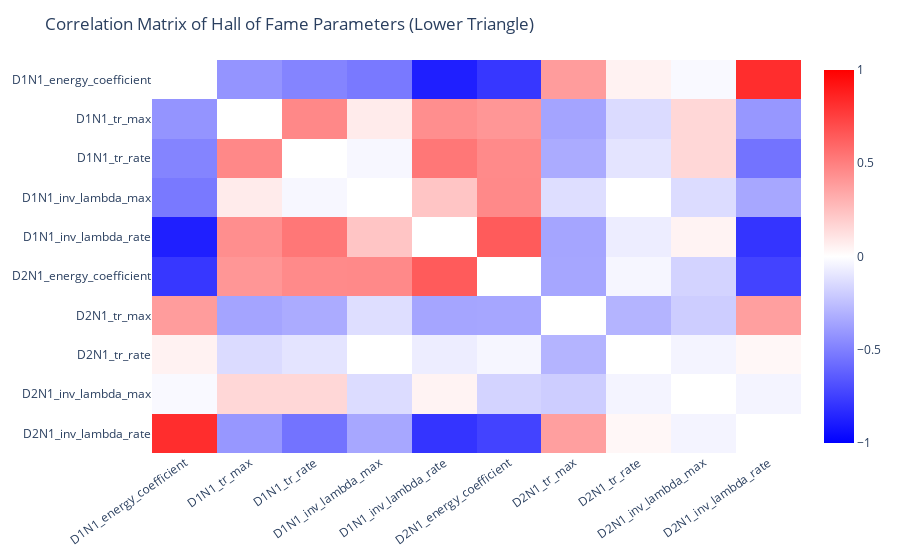

Here is the notebook cell this chart was saved with:
### Markdown cell above
### Correlation matrix of X best individuals

### Code cell
NB_INDIVIDUAL_CORRELATION = 2000

indiv_param = viewer.hall_of_fame.iloc[:NB_INDIVIDUAL_CORRELATION, :-1].to_numpy()
param_names = viewer.hall_of_fame.columns[:-1]

corr_matrix = np.corrcoef(indiv_param.T)
np.fill_diagonal(corr_matrix, np.nan)

fig = px.imshow(
    corr_matrix,
    text_auto=False,
    aspect="auto",
    color_continuous_scale=[[0, "blue"], [0.5, "white"], [1, "red"]],
    zmin=-1,
    zmax=1,
    x=param_names,
    y=param_names,
)
fig.update_layout(
    title="Correlation Matrix of Hall of Fame Parameters (Lower Triangle)",
    plot_bgcolor="rgba(0,0,0,0)",
    paper_bgcolor="rgba(0,0,0,0)",
    xaxis={"showgrid": False, "tickangle": -35},
    yaxis={"showgrid": False},
)

fig.show()

### Figure 1 — Plotly figure (JSON) as saved in the notebook; plotly's stock layout.template omitted (floating-point values rounded to 4 significant figures)
{"data": [{"coloraxis": "coloraxis", "hovertemplate": "x: %{x}<br>y: %{y}<br>color: %{z}<extra></extra>", "name": "0", "type": "heatmap", "x": ["D1N1_energy_coefficient", "D1N1_tr_max", "D1N1_tr_rate", "D1N1_inv_lambda_max", "D1N1_inv_lambda_rate", "D2N1_energy_coefficient", "D2N1_tr_max", "D2N1_tr_rate", "D2N1_inv_lambda_max", "D2N1_inv_lambda_rate"], "xaxis": "x", "y": ["D1N1_energy_coefficient", "D1N1_tr_max", "D1N1_tr_rate", "D1N1_inv_lambda_max", "D1N1_inv_lambda_rate", "D2N1_energy_coefficient", "D2N1_tr_max", "D2N1_tr_rate", "D2N1_inv_lambda_max", "D2N1_inv_lambda_rate"], "yaxis": "y", "z": [[null, -0.4201, -0.481, -0.5248, -0.8779, -0.7829, 0.3875, 0.05273, -0.02283, 0.8238], [-0.4201, null, 0.4683, 0.07711, 0.4434, 0.4104, -0.357, -0.1424, 0.1577, -0.4061], [-0.481, 0.4683, null, -0.02975, 0.5326, 0.4581, -0.3277, -0.1045, 0.1554, -0.5476], [-0.5248, 0.07711, -0.02975, null, 0.2268, 0.4624, -0.1278, 0.001511, -0.1364, -0.3442], [-0.8779, 0.4434, 0.5326, 0.2268, null, 0.6449, -0.3547, -0.0714, 0.04703, -0.7962], [-0.7829, 0.4104, 0.4581, 0.4624, 0.6449, null, -0.3477, -0.03626, -0.1743, -0.736], [0.3875, -0.357, -0.3277, -0.1278, -0.3547, -0.3477, null, -0.2944, -0.1965, 0.3763], [0.05273, -0.1424, -0.1045, 0.001511, -0.0714, -0.03626, -0.2944, null, -0.0424, 0.0318], [-0.02283, 0.1577, 0.1554, -0.1364, 0.04703, -0.1743, -0.1965, -0.0424, null, -0.04324], [0.8238, -0.4061, -0.5476, -0.3442, -0.7962, -0.736, 0.3763, 0.0318, -0.04324, null]]}], "layout": {"coloraxis": {"cmax": 1, "cmin": -1, "colorscale": [[0, "blue"], [0.5, "white"], [1, "red"]]}, "margin": {"t": 60}, "paper_bgcolor": "rgba(0,0,0,0)", "plot_bgcolor": "rgba(0,0,0,0)", "title": {"text": "Correlation Matrix of Hall of Fame Parameters (Lower Triangle)"}, "xaxis": {"anchor": "y", "domain": [0, 1], "showgrid": false, "tickangle": -35}, "yaxis": {"anchor": "x", "autorange": "reversed", "domain": [0, 1], "showgrid": false}}}
